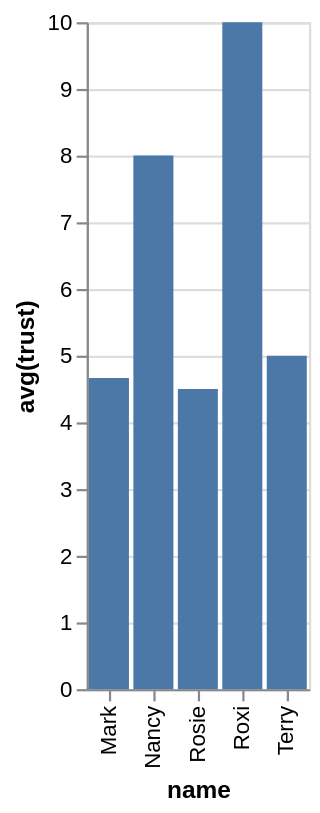

Write the Vega-Lite specification saved for this chart.
### Vega-Lite specification from a JSON file in a GitHub repository (floating-point values rounded to 4 significant figures)
{"data": {"values": [{"x_data": "Mark", "y_data": 4.667}, {"x_data": "Terry", "y_data": 5}, {"x_data": "Nancy", "y_data": 8}, {"x_data": "Rosie", "y_data": 4.5}, {"x_data": "Roxi", "y_data": 10}]}, "mark": "bar", "encoding": {"x": {"field": "x_data", "type": "nominal", "title": "name", "sort": "ascending"}, "y": {"field": "y_data", "type": "quantitative", "title": "avg(trust)"}}}
